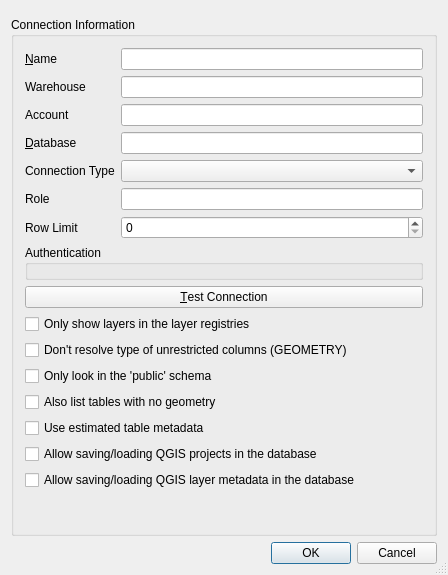
<?xml version="1.0" encoding="UTF-8"?>
<ui version="4.0">
 <class>QgsPgNewConnectionBase</class>
 <widget class="QDialog" name="QgsPgNewConnectionBase">
  <property name="geometry">
   <rect>
    <x>0</x>
    <y>0</y>
    <width>448</width>
    <height>575</height>
   </rect>
  </property>
  <property name="sizePolicy">
   <sizepolicy hsizetype="MinimumExpanding" vsizetype="MinimumExpanding">
    <horstretch>0</horstretch>
    <verstretch>0</verstretch>
   </sizepolicy>
  </property>
  <property name="windowTitle">
   <string>Create a New Snowflake Connection</string>
  </property>
  <property name="sizeGripEnabled">
   <bool>true</bool>
  </property>
  <property name="modal">
   <bool>true</bool>
  </property>
  <layout class="QVBoxLayout" name="verticalLayout_2">
   <item>
    <widget class="QgsMessageBar" name="bar" native="true"/>
   </item>
   <item>
    <widget class="QGroupBox" name="GroupBox1">
     <property name="title">
      <string>Connection Information</string>
     </property>
     <layout class="QVBoxLayout" name="verticalLayout">
      <item>
       <layout class="QGridLayout" name="gridLayout_2">
        <item row="4" column="0">
         <widget class="QLabel" name="TextLabel_connection_type">
          <property name="text">
           <string>Connection Type</string>
          </property>
          <property name="buddy">
           <cstring>cbxConnectionType</cstring>
          </property>
         </widget>
        </item>
        <item row="4" column="1">
         <widget class="QComboBox" name="cbxConnectionType"/>
        </item>
        <item row="1" column="0">
         <widget class="QLabel" name="TextLabel_warehouse">
          <property name="text">
           <string>Warehouse</string>
          </property>
          <property name="buddy">
           <cstring>txtWarehouse</cstring>
          </property>
         </widget>
        </item>
         <item row="5" column="0">
         <widget class="QLabel" name="TextLabel_role">
          <property name="text">
           <string>Role</string>
          </property>
          <property name="buddy">
           <cstring>txtRole</cstring>
          </property>
         </widget>
        </item>
        <item row="5" column="1">
         <widget class="QLineEdit" name="txtRole"/>
        </item>
        <item row="6" column="0">
         <widget class="QLabel" name="TextLabel_row_limit">
          <property name="text">
           <string>Row Limit</string>
          </property>
          <property name="toolTip">
           <string>Maximum number of rows to fetch from tables (default: 50000 for standard geometry, 500000 for H3)</string>
          </property>
          <property name="buddy">
           <cstring>spinRowLimit</cstring>
          </property>
         </widget>
        </item>
        <item row="6" column="1">
         <widget class="QSpinBox" name="spinRowLimit">
          <property name="toolTip">
           <string>Maximum number of rows to fetch from tables. Leave at 0 to use default (50000 for standard geometry, 500000 for H3)</string>
          </property>
          <property name="minimum">
           <number>0</number>
          </property>
          <property name="maximum">
           <number>10000000</number>
          </property>
          <property name="singleStep">
           <number>10000</number>
          </property>
          <property name="value">
           <number>0</number>
          </property>
         </widget>
        </item>
        <item row="0" column="0">
         <widget class="QLabel" name="TextLabel_name">
          <property name="text">
           <string>&amp;Name</string>
          </property>
          <property name="buddy">
           <cstring>txtName</cstring>
          </property>
         </widget>
        </item>
        <item row="3" column="1">
         <widget class="QLineEdit" name="txtDatabase"/>
        </item>
        <item row="2" column="1">
         <widget class="QLineEdit" name="txtAccount"/>
        </item>
        <item row="0" column="1">
         <widget class="QLineEdit" name="txtName">
          <property name="toolTip">
           <string>Name of the new connection</string>
          </property>
         </widget>
        </item>
        <item row="3" column="0">
         <widget class="QLabel" name="TextLabel_database">
          <property name="text">
           <string>&amp;Database</string>
          </property>
          <property name="buddy">
           <cstring>txtDatabase</cstring>
          </property>
         </widget>
        </item>
        <item row="2" column="0">
         <widget class="QLabel" name="TextLabel_Account">
          <property name="text">
           <string>Account</string>
          </property>
          <property name="buddy">
           <cstring>txtAccount</cstring>
          </property>
         </widget>
        </item>
        <item row="1" column="1">
         <widget class="QLineEdit" name="txtWarehouse"/>
        </item>
       </layout>
      </item>
      <item>
       <widget class="QGroupBox" name="mAuthGroupBox">
        <property name="title">
         <string>Authentication</string>
        </property>
        <layout class="QGridLayout" name="gridLayout">
         <property name="leftMargin">
          <number>6</number>
         </property>
         <property name="topMargin">
          <number>6</number>
         </property>
         <property name="rightMargin">
          <number>6</number>
         </property>
         <property name="bottomMargin">
          <number>6</number>
         </property>
         <item row="0" column="0">
          <widget class="QgsAuthSettingsWidget" name="mAuthSettings" native="true"/>
         </item>
        </layout>
       </widget>
      </item>
      <item>
       <widget class="QPushButton" name="btnConnect">
        <property name="text">
         <string>&amp;Test Connection</string>
        </property>
       </widget>
      </item>
      <item>
       <widget class="QCheckBox" name="cb_geometryColumnsOnly">
        <property name="toolTip">
         <string>Restrict the displayed tables to those that are in the layer registries.</string>
        </property>
        <property name="whatsThis">
         <string>Restricts the displayed tables to those that are found in the layer registries (geometry_columns, geography_columns, topology.layer). This can speed up the initial display of spatial tables.</string>
        </property>
        <property name="text">
         <string>Only show layers in the layer registries</string>
        </property>
       </widget>
      </item>
      <item>
       <widget class="QCheckBox" name="cb_dontResolveType">
        <property name="text">
         <string>Don't resolve type of unrestricted columns (GEOMETRY)</string>
        </property>
       </widget>
      </item>
      <item>
       <widget class="QCheckBox" name="cb_publicSchemaOnly">
        <property name="toolTip">
         <string>Restrict the search to the public schema for spatial tables not in the geometry_columns table</string>
        </property>
        <property name="whatsThis">
         <string>When searching for spatial tables that are not in the geometry_columns tables, restrict the search to tables that are in the public schema (for some databases this can save lots of time)</string>
        </property>
        <property name="text">
         <string>Only look in the 'public' schema</string>
        </property>
       </widget>
      </item>
      <item>
       <widget class="QCheckBox" name="cb_allowGeometrylessTables">
        <property name="text">
         <string>Also list tables with no geometry</string>
        </property>
        <property name="checked">
         <bool>false</bool>
        </property>
       </widget>
      </item>
      <item>
       <widget class="QCheckBox" name="cb_useEstimatedMetadata">
        <property name="toolTip">
         <string>Use estimated table statistics for the layer metadata.</string>
        </property>
        <property name="whatsThis">
         <string>&lt;html&gt;
&lt;body&gt;
&lt;p&gt;When the layer is setup various metadata is required for the PostGIS table. This includes information such as the table row count, geometry type and spatial extents of the data in the geometry column. If the table contains a large number of rows determining this metadata is time consuming.&lt;/p&gt;
&lt;p&gt;By activating this option the following fast table metadata operations are done:&lt;/p&gt;
&lt;p&gt;1) Row count is determined from results of running the PostgreSQL Analyze function on the table.&lt;/p&gt;
&lt;p&gt;2) Table extents are always determined with the estimated_extent PostGIS function even if a layer filter is applied.&lt;/p&gt;
&lt;p&gt;3) If the table geometry type is unknown and is not exclusively taken from the geometry_columns table, then it is determined from the first 100 non-null geometry rows in the table.&lt;/p&gt;
&lt;/body&gt;
&lt;/html&gt;</string>
        </property>
        <property name="text">
         <string>Use estimated table metadata</string>
        </property>
       </widget>
      </item>
      <item>
       <widget class="QCheckBox" name="cb_projectsInDatabase">
        <property name="text">
         <string>Allow saving/loading QGIS projects in the database</string>
        </property>
       </widget>
      </item>
      <item>
       <widget class="QCheckBox" name="cb_metadataInDatabase">
        <property name="text">
         <string>Allow saving/loading QGIS layer metadata in the database</string>
        </property>
       </widget>
      </item>
      <item>
       <spacer name="verticalSpacer">
        <property name="orientation">
         <enum>Qt::Vertical</enum>
        </property>
        <property name="sizeHint" stdset="0">
         <size>
          <width>20</width>
          <height>0</height>
         </size>
        </property>
       </spacer>
      </item>
     </layout>
    </widget>
   </item>
   <item>
    <widget class="QDialogButtonBox" name="buttonBox">
     <property name="standardButtons">
      <set>QDialogButtonBox::Cancel|QDialogButtonBox::Ok</set>
     </property>
    </widget>
   </item>
  </layout>
 </widget>
 <layoutdefault spacing="6" margin="11"/>
 <customwidgets>
  <customwidget>
   <class>QgsAuthSettingsWidget</class>
   <extends>QWidget</extends>
   <header>qgsauthsettingswidget.h</header>
   <container>1</container>
  </customwidget>
  <customwidget>
   <class>QgsMessageBar</class>
   <extends>QWidget</extends>
   <header>qgsmessagebar.h</header>
   <container>1</container>
  </customwidget>
 </customwidgets>
 <tabstops>
  <tabstop>txtName</tabstop>
  <tabstop>txtWarehouse</tabstop>
  <tabstop>txtAccount</tabstop>
  <tabstop>txtDatabase</tabstop>
  <tabstop>btnConnect</tabstop>
  <tabstop>cb_geometryColumnsOnly</tabstop>
  <tabstop>cb_dontResolveType</tabstop>
  <tabstop>cb_publicSchemaOnly</tabstop>
  <tabstop>cb_allowGeometrylessTables</tabstop>
  <tabstop>cb_useEstimatedMetadata</tabstop>
  <tabstop>cb_projectsInDatabase</tabstop>
 </tabstops>
 <resources/>
 <connections>
  <connection>
   <sender>buttonBox</sender>
   <signal>rejected()</signal>
   <receiver>QgsPgNewConnectionBase</receiver>
   <slot>reject()</slot>
   <hints>
    <hint type="sourcelabel">
     <x>313</x>
     <y>501</y>
    </hint>
    <hint type="destinationlabel">
     <x>451</x>
     <y>312</y>
    </hint>
   </hints>
  </connection>
 </connections>
</ui>
